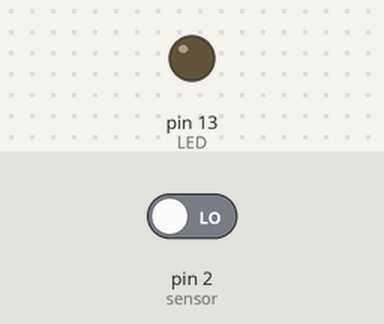
Recording of a sketch running on a simulated Arduino Uno, built with avr-gcc and run on an emulated ATmega328P. Parts: output pins drawn as LEDs (lit = HIGH). Inputs (shaded band) come from the test bench; at power-on: pin 2 (sensor) LOW.

Above: at 1.2 s.
1.3 s: pin 2 (sensor) driven HIGH
At 1.8 s:
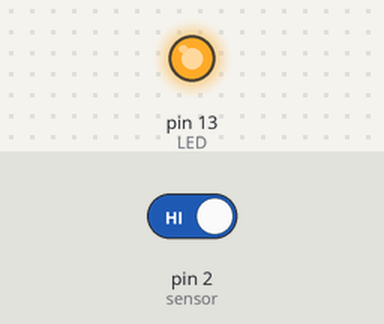
4.3 s: pin 2 (sensor) driven LOW
At 5.2 s:
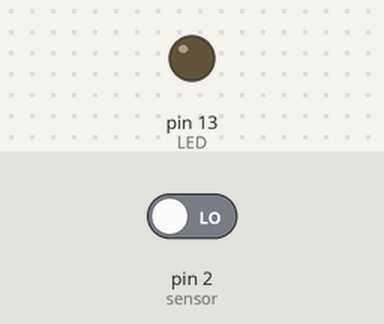
Timing chart, 0 to 7.3 s (numbered marks = the images above; inputs shaded):
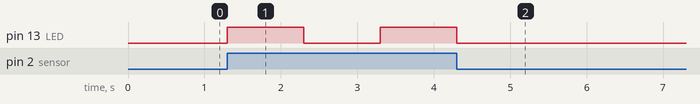

The sketch:

shoudensensa-2.ino
```cpp
const int LED = 13;
const int sensor = 2;


void setup()
{
  pinMode(LED, OUTPUT);
  pinMode(sensor, INPUT);
}

void loop()
{
  //2ピンのお知らせを読んで、HIGHかLOWを入れておく
  int sensorState = digitalRead(sensor);

  //もしHIGHなら
  if(sensorState == HIGH)
  {
    digitalWrite(LED, HIGH);//LEDがひか～る
    delay(1000);

    digitalWrite(LED, LOW);//LEDがきえる！
    delay(1000);//消えたまま１秒キープ！

    Serial.println("1");
  }
  //LOWなら
  else
  {
    digitalWrite(LED, LOW);//LEDはきえる！
    Serial.println("0");
  }

}
```

Measured:
- after the input at 1.3 s, pin 13 (LED): LOW → HIGH at once, → LOW 1.0 s later, → HIGH 1.0 s later
- after the input at 4.3 s, pin 13 (LED): goes on until 4.3 s, then stays LOW
